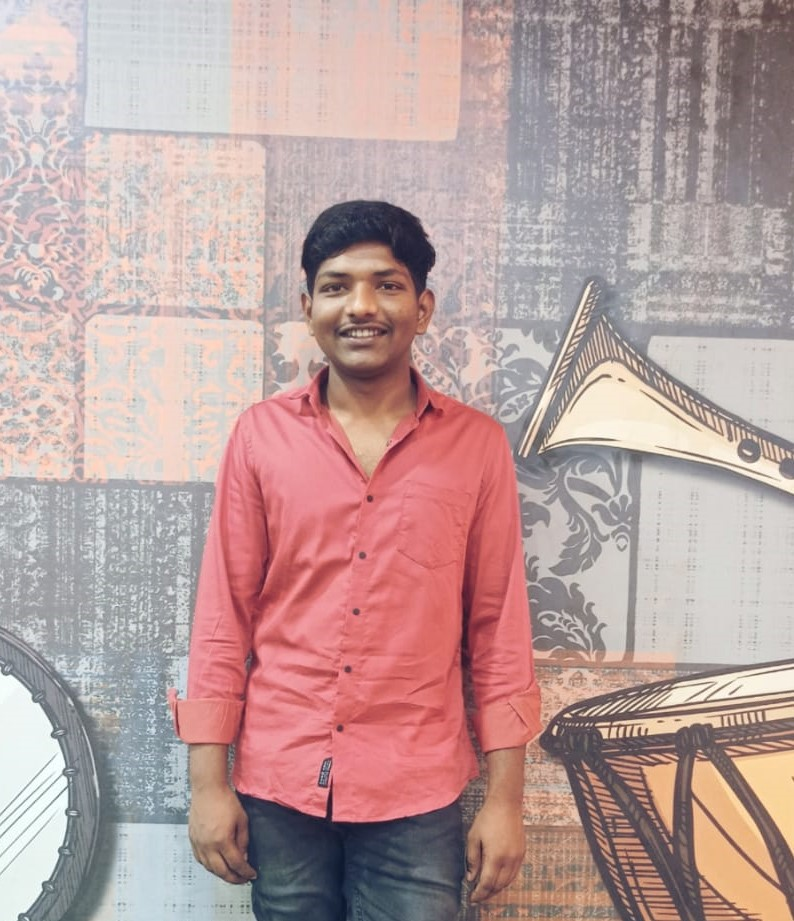
#> input picture T4_Image to Pencil Sketch with Python/1.jpeg, 794 x 921 px
$ jupyter execute 'T._4_Image to Pencil Sketch with Python   .ipynb'
#> lines starting #> are read from the running program, lines starting #| are printed output that depends on the picture
# T_4_Image to Pencil Sketch with Python


## Name :- Abhishek Walke

**Importing Libraries*

[cell 1]
import cv2

# Reading the original image

[cell 2]
image = cv2.imread('1.jpeg')
#> image is the input picture: shape (921, 794, 3); mean B, G, R 157.4, 159.1, 186.5

***Displaying Original Image***

[cell 3]
cv2.imshow("Original Image", image)
cv2.waitKey(0)

# Reading the black and white image

[cell 4]
b_and_w_image = cv2.cvtColor(image, cv2.COLOR_BGR2GRAY)
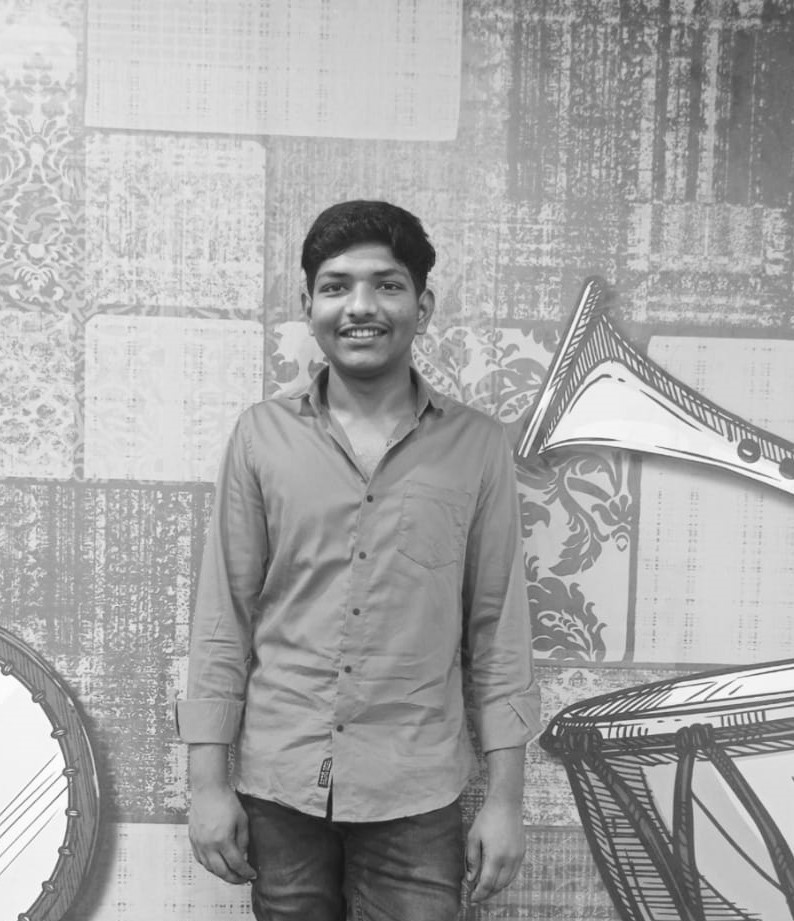
#> b_and_w_image: shape (921, 794); min 21, max 253, mean 167.1

***Displaying Black And White Image***

[cell 5]
cv2.imshow("Black and White Image", b_and_w_image)
cv2.waitKey(0)

# Inverting the image

[cell 6]
inverted_image = 255 - b_and_w_image
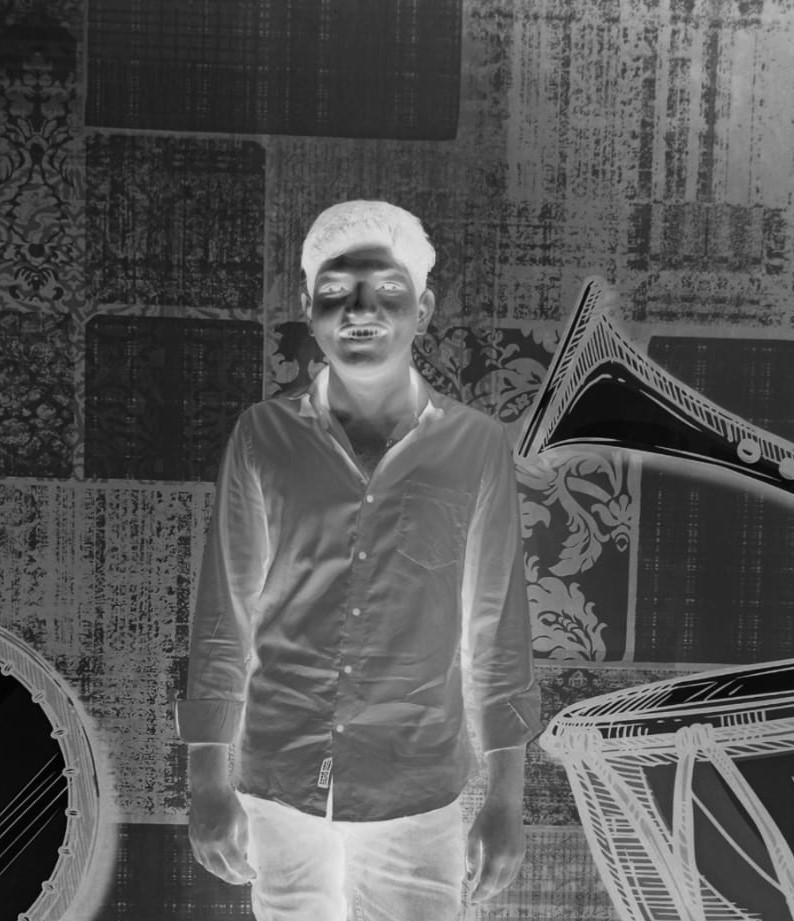
#> inverted_image: shape (921, 794); min 2, max 234, mean 87.9

***Displaying Inverted Image***

[cell 7]
cv2.imshow("Inverted Image", inverted_image)
cv2.waitKey()

# Blurring the image

[cell 8]
blurred = cv2.GaussianBlur(inverted_image, (21, 21), 0)
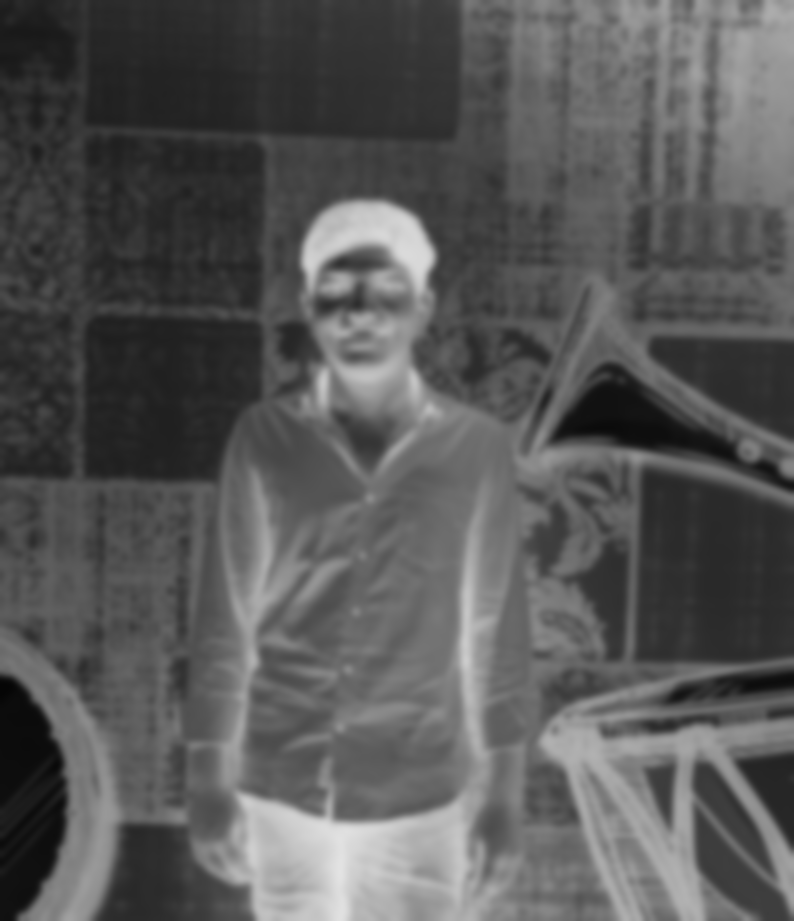
#> blurred: shape (921, 794); min 5, max 227, mean 87.9

***Inverting the Blurred Image***

[cell 9]
inverted_blurred = 255 - blurred
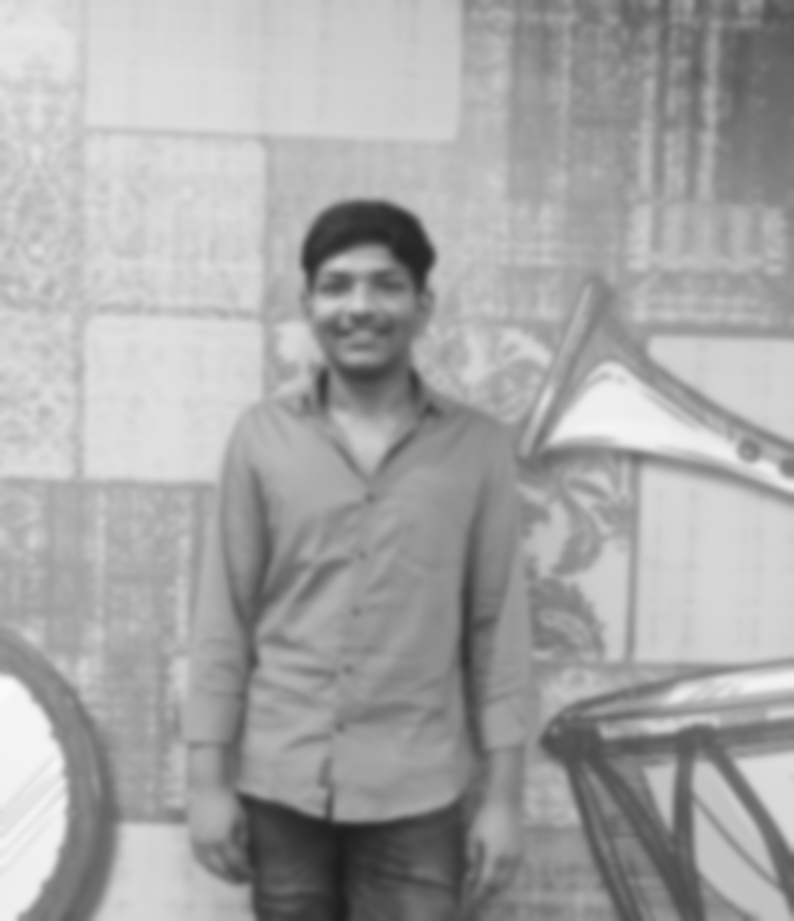
#> inverted_blurred: shape (921, 794); min 28, max 250, mean 167.1

# Creating the Pencil Sketch image

[cell 10]
pencil_sketch = cv2.divide(b_and_w_image, inverted_blurred, scale=256.0)
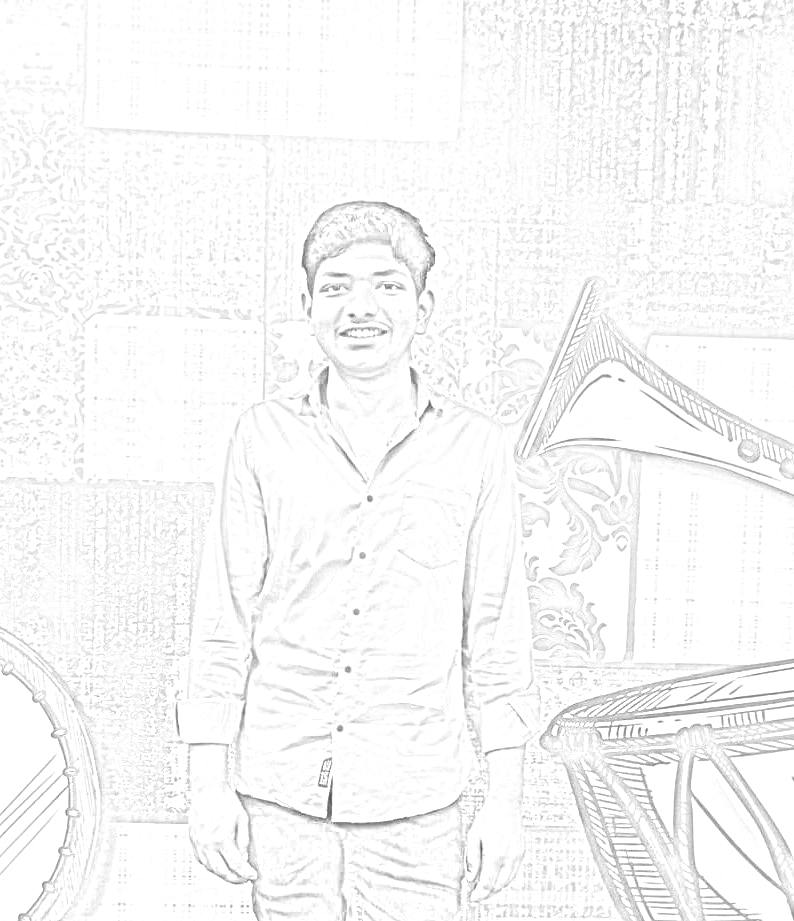
#> pencil_sketch: shape (921, 794); min 83, max 255, mean 247.7
